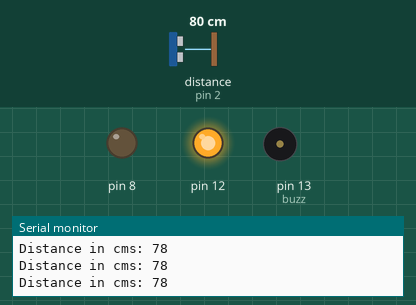
Simulated run of this sketch. Board: Arduino Uno, built with avr-gcc and run on an emulated ATmega328P. Shown: output pins drawn as LEDs (lit = HIGH), buzzer (waves = sounding), the last lines printed to the serial monitor. Wiring (inferred from the names in the program): ultrasonic range finder: trigger pin 3; echo pin 2. The inputs (shaded band) are chosen by the test bench; at power-on: distance to the obstacle (sensor on pin 2) 80 cm. The echo pulse lasts 58.3 µs per cm; pins used as bus, display or sensor lines are not drawn.

Above: at 1.2 s.
1.3 s: distance to the obstacle (sensor on pin 2) set to 23 cm
2.8 s: distance to the obstacle (sensor on pin 2) set to 19 cm
At 3.3 s:
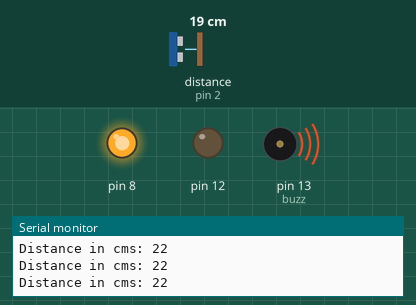
5.8 s: distance to the obstacle (sensor on pin 2) set to 35 cm
At 5.91 s:
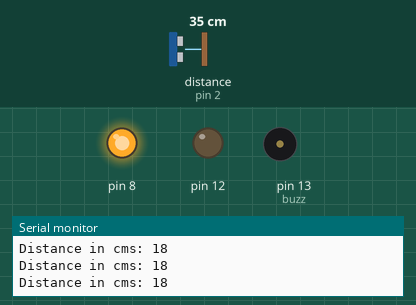
8.8 s: distance to the obstacle (sensor on pin 2) set to 2 cm
At 9.38 s:
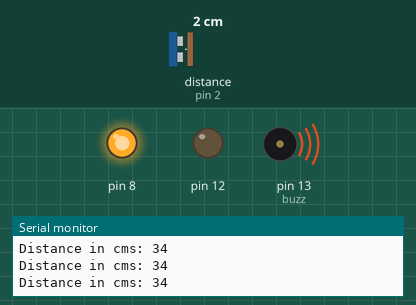
11.8 s: distance to the obstacle (sensor on pin 2) set to 60 cm
At 13.1 s:
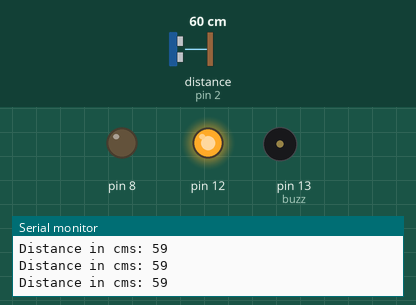
Timing chart, 0 to 14.5 s (numbered marks = the images above; inputs shaded):
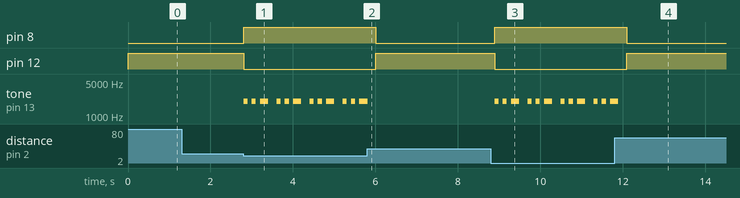

The sketch:

mnin_proj_colli_copy_20241029123608.ino
```cpp
// Intializing Pins
// Sensor Pins - Trigger to 3 and Echo to 2
const int trigPin = 3;
const int echoPin = 2;
// Buzzer to 13 pin
int buzz = 13;
// the setup function runs once when you press reset or
// power the board
// Defing global variables
long duration;
int distance;
// the setup function runs once when you press reset or
// power the board
void setup()
{
    // initialize pins as output for Sensor
    pinMode(trigPin, OUTPUT);
    pinMode(echoPin, INPUT);
    // intialize pins as output for LEDs
    pinMode(12, OUTPUT);
    pinMode(8, OUTPUT);
    Serial.begin(9600);
}
// the loop function runs over and over again forever
void loop()
{
    // Clears the trigPin
    digitalWrite(trigPin, LOW);
    delayMicroseconds(2);
    // Sets the trigPin on HIGH state for 10 micro seconds
    digitalWrite(trigPin, HIGH);
    delayMicroseconds(10);
    digitalWrite(trigPin, LOW);
    // Reads the echoPin, returns the sound wave travel time
    // in microseconds
    duration = pulseIn(echoPin, HIGH);
    // Calculating the distance
    distance = duration * 0.034 / 2;
  	if ( distance >20) {
        digitalWrite(12, HIGH);
        // turn the LED on (HIGH is the voltage level)
    }
    else {
        digitalWrite(12, LOW);
      // turn the LED off by making the voltage LOW
      // wait for a second
    }
    if (distance <= 20) {
        digitalWrite(8, HIGH);
      	tone(buzz, 2000);
        delay(100);
        noTone(buzz);
        delay(100);
        tone(buzz, 2000);
        delay(100);
        noTone(buzz);
        delay(100);
        tone(buzz, 2000);
        delay(100);
        noTone(buzz);
        tone(buzz, 2000);
        delay(100);
        noTone(buzz);
        delay(100);
    }
    else {
        digitalWrite(8, LOW);
      // turn the LED off by making the voltage LOW
      // wait for a second
    }
    Serial.print("Distance in cms: ");
  Serial.println(distance);
  delay(100);
}
```

Measured:
- the behaviour switches between 22 and 21 cm on distance to the obstacle (sensor on pin 2) (found by bisection; images 0 and 1)
- after the input at 2.8 s, pin 8: LOW → HIGH at once; pin 12: HIGH → LOW at once; tone on pin 13 (buzz): silent → 2000 Hz at once, then repeats every 0.80 s: silent 0.10 s, 2000 Hz 0.10 s, silent 0.10 s, 2000 Hz 0.20 s, silent 0.20 s, 2000 Hz 0.10 s
- after the input at 5.8 s, pin 8: HIGH → LOW after 0.21 s; pin 12: LOW → HIGH after 0.21 s; tone on pin 13 (buzz): goes on until 5.8 s, then stays silent
- after the input at 8.8 s, pin 8: LOW → HIGH after 0.09 s; pin 12: HIGH → LOW after 0.09 s; tone on pin 13 (buzz): silent → 2000 Hz after 0.09 s, then repeats every 0.80 s: silent 0.10 s, 2000 Hz 0.10 s, silent 0.10 s, 2000 Hz 0.20 s, silent 0.20 s, 2000 Hz 0.10 s
- after the input at 11.8 s, pin 8: HIGH → LOW after 0.30 s; pin 12: LOW → HIGH after 0.30 s; tone on pin 13 (buzz): goes on until 11.9 s, then stays silent
